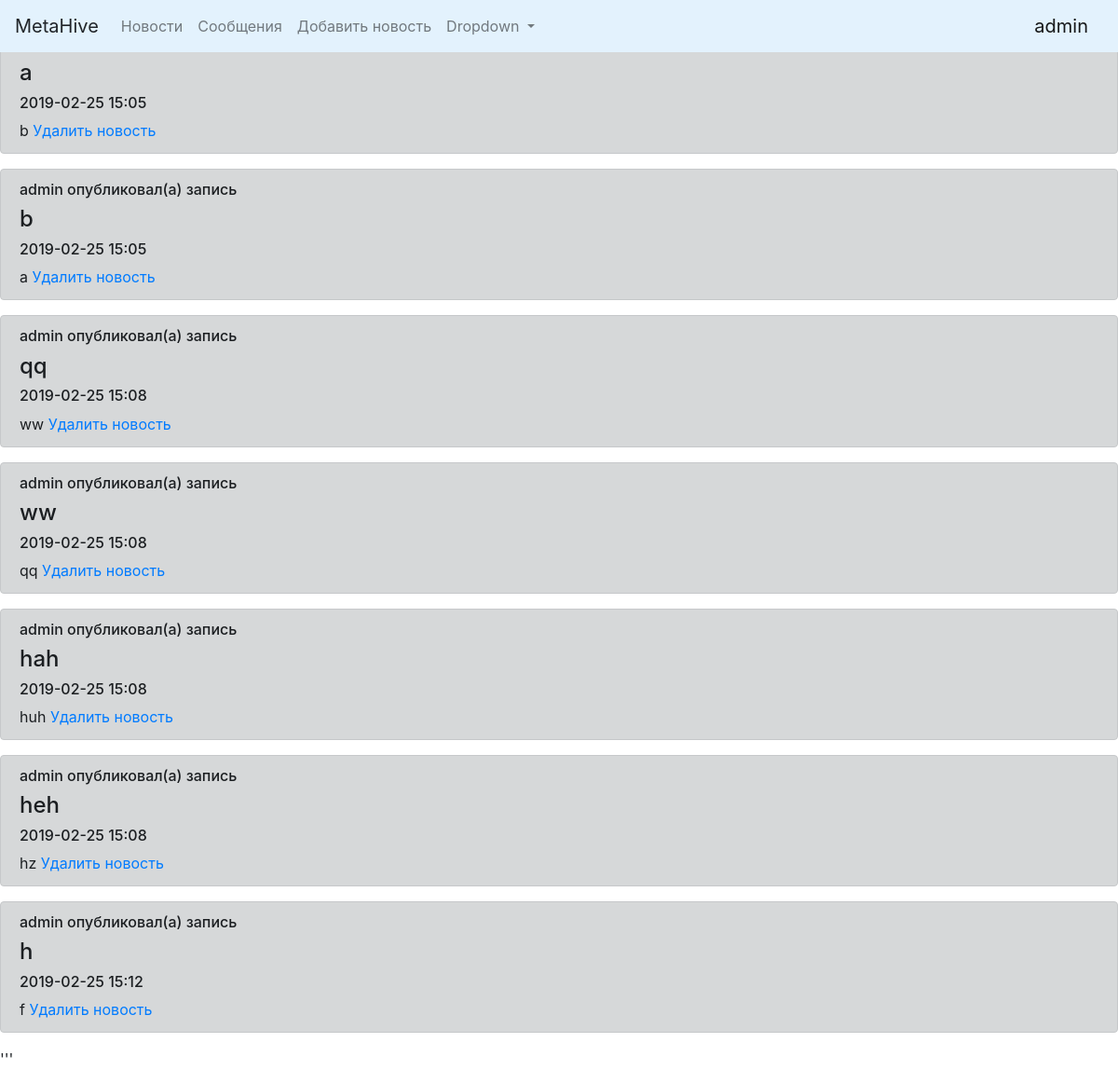
Page /index (signed in) on the committed database.
### tables this page shows
CREATE TABLE news 
                            (id INTEGER PRIMARY KEY AUTOINCREMENT, 
                             title VARCHAR(100),
                             content VARCHAR(1000),
                             user_id INTEGER,
                             datetime DATETIME
                             );

CREATE TABLE users 
                            (id INTEGER PRIMARY KEY AUTOINCREMENT, 
                             user_name VARCHAR(50),
                             password_hash VARCHAR(128)
                             );

### main1.py (the view)
@app.route('/')
@app.route('/index')
def index():
    if 'username' not in session:
        return redirect('/login')
    users = UsersModel(db.get_connection())
    news1 = NewsModel(db.get_connection()).get_all()
    news = []
    for i in news1:
        news.append(list(i) + [users.get(i[3])[1]])
    return render_template('index.html', username=session['username'],
                           news=news, admin=session['username'] == 'admin')

### db.py (called while the page is built)
    def get_connection(self):
        return self.conn

    def get(self, user_id):
        cursor = self.connection.cursor()
        cursor.execute("SELECT * FROM users WHERE id = ?", (str(user_id)))
        row = cursor.fetchone()
        return row

    def get_all(self, user_id=None):
        cursor = self.connection.cursor()
        if user_id:
            cursor.execute("SELECT * FROM news WHERE user_id = ? ORDER BY datetime, title",
                           (str(user_id)))
        else:
            cursor.execute("SELECT * FROM news ORDER by datetime, title")
        rows = cursor.fetchall()
        return rows

### templates/index.html
{% extends "base.html" %}
{% block content %}
{% for item in news %}
    <div class="alert alert-dark" role="alert">
        <h6>{{item[-1]}} опубликовал(а) запись</h6>
        <h4>{{item[1]}}</h4>
        <h6>{{item[4][:-10]}}</h6>
        <h7>{{item[2]}}</h7>
        {% if session['user_id'] == item[3] %}
        <a href="/delete_news/{{item[0]}}">Удалить новость</a>
        {% endif %}
    </div>
{% endfor %}
{% endblock %}

### templates/base.html (shortened to what this page needs)
'''<!doctype html>
<html lang="en">
<head>
    <link rel="stylesheet"
          href="https://maxcdn.bootstrapcdn.com/bootstrap/4.0.0/css/bootstrap.min.css"
>
</head>
<body>
{% if "username" in session %}
<nav class="navbar navbar-expand-lg navbar-light" style="background-color: #e3f2fd; z-index: 1; position: fixed; top: 0px; width: 100%;">
    <a class="navbar-brand">MetaHive</a>
  <div class="collapse navbar-collapse" id="navbarSupportedContent">
    <ul class="navbar-nav mr-auto">
      <li class="nav-item">
        <a class="nav-link" href="/index">Новости<span class="sr-only">(current)</span></a>
      </li>
      <li class="nav-item">
        <a class="nav-link" href="/users_messages">Сообщения</a>
      </li>
        <li class="nav-item">
        <a class="nav-link" href="/add_news">Добавить новость</a>
      </li>
      <li class="nav-item dropdown">
        <a class="nav-link dropdown-toggle" href="#" id="navbarDropdown" role="button" data-toggle="dropdown" aria-haspopup="true" aria-expanded="false">
          Dropdown
        </a>
      </li>
    </ul>
  </div>
    <ul class="nav navbar-nav navbar-right">
        <li><a class="navbar-brand" href="/user_page">{{session['username']}}</a></li>
    </ul>
</nav>
{% else %}
<a class="navbar-brand">MetaHive</a>
{% endif %}
{% block content%} {% endblock %}
</body>
</html>'''

### rows in the picture
news: datetime "2019-02-25 15:05"
users: user_name "admin" "admin" "admin" "admin" "admin" "admin"
news: datetime "2019-02-25 15:05"
news: title "qq", datetime "2019-02-25 15:08", content "ww"
news: title "ww", datetime "2019-02-25 15:08", content "qq"
news: title "hah", datetime "2019-02-25 15:08", content "huh"
news: title "heh", datetime "2019-02-25 15:08", content "hz"
news: datetime "2019-02-25 15:12"

### other values in the picture
{{ session['username'] }} "admin"
{{ item[1] }} "a" "b" "h"
{{ item[2] }} "b" "a" "f"
